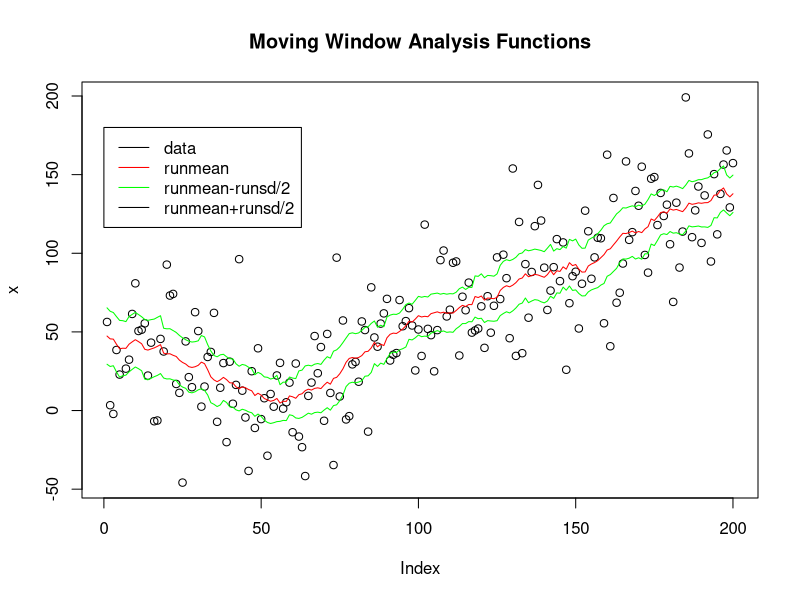

Generate this figure with R:
library(caTools)


### Name: runsd
### Title: Standard Deviation of Moving Windows
### Aliases: runsd
### Keywords: ts array utilities

### ** Examples

  # show runmed function
  k=25; n=200;
  x = rnorm(n,sd=30) + abs(seq(n)-n/4)
  col = c("black", "red", "green")
  m=runmean(x, k)
  y=runsd(x, k, center=m)
  plot(x, col=col[1], main = "Moving Window Analysis Functions")
  lines(m    , col=col[2])
  lines(m-y/2, col=col[3])
  lines(m+y/2, col=col[3])
  lab = c("data", "runmean", "runmean-runsd/2", "runmean+runsd/2")
  legend(0,0.9*n, lab, col=col, lty=1 )

  # basic tests against apply/embed
  eps = .Machine$double.eps ^ 0.5
  k=25 # odd size window
  a = runsd(x,k, endrule="trim")
  b = apply(embed(x,k), 1, sd)
  stopifnot(all(abs(a-b)<eps));
  k=24 # even size window
  a = runsd(x,k, endrule="trim")
  b = apply(embed(x,k), 1, sd)
  stopifnot(all(abs(a-b)<eps));
  
  # test against loop approach
  # this test works fine at the R prompt but fails during package check - need to investigate
  k=25; n=200;
  x = rnorm(n,sd=30) + abs(seq(n)-n/4) # create random data
  x[seq(1,n,11)] = NaN;                # add NANs
  k2 = k
  k1 = k-k2-1
  a = runsd(x, k)
  b = array(0,n)
  for(j in 1:n) {
    lo = max(1, j-k1)
    hi = min(n, j+k2)
    b[j] = sd(x[lo:hi], na.rm = TRUE)
  }
  #stopifnot(all(abs(a-b)<eps));
  
  # compare calculation at array ends
  k=25; n=100;
  x = rnorm(n,sd=30) + abs(seq(n)-n/4)
  a = runsd(x, k, endrule="sd" )   # fast C code
  b = runsd(x, k, endrule="func")  # slow R code
  stopifnot(all(abs(a-b)<eps));
  
  # test if moving windows forward and backward gives the same results
  k=51;
  a = runsd(x     , k)
  b = runsd(x[n:1], k)
  stopifnot(all(abs(a[n:1]-b)<eps));
  
  # test vector vs. matrix inputs, especially for the edge handling
  nRow=200; k=25; nCol=10
  x = rnorm(nRow,sd=30) + abs(seq(nRow)-n/4)
  x[seq(1,nRow,10)] = NaN;              # add NANs
  X = matrix(rep(x, nCol ), nRow, nCol) # replicate x in columns of X
  a = runsd(x, k)
  b = runsd(X, k)
  stopifnot(all(abs(a-b[,1])<eps));        # vector vs. 2D array
  stopifnot(all(abs(b[,1]-b[,nCol])<eps)); # compare rows within 2D array

  # speed comparison
  ## Not run: 
##D   x=runif(1e5); k=51;                       # reduce vector and window sizes
##D   system.time(runsd( x,k,endrule="trim"))
##D   system.time(apply(embed(x,k), 1, sd)) 
##D   
## End(Not run)
